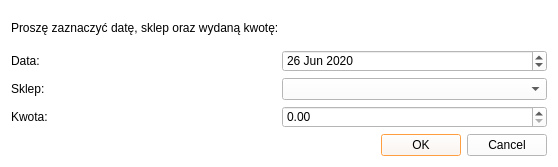
<?xml version="1.0" encoding="UTF-8"?>
<ui version="4.0">
 <class>Dialog</class>
 <widget class="QDialog" name="Dialog">
  <property name="geometry">
   <rect>
    <x>0</x>
    <y>0</y>
    <width>558</width>
    <height>167</height>
   </rect>
  </property>
  <property name="windowTitle">
   <string>Dialog</string>
  </property>
  <property name="styleSheet">
   <string notr="true">background-color: rgb(255, 255, 255);
selection-background-color: rgb(245, 121, 0);</string>
  </property>
  <layout class="QVBoxLayout" name="verticalLayout">
   <item>
    <widget class="QLabel" name="label_3">
     <property name="text">
      <string>Proszę zaznaczyć datę, sklep oraz wydaną kwotę:</string>
     </property>
     <property name="buddy">
      <cstring>label_3</cstring>
     </property>
    </widget>
   </item>
   <item>
    <layout class="QHBoxLayout" name="horizontalLayout">
     <item>
      <widget class="QLabel" name="label_4">
       <property name="text">
        <string>Data:</string>
       </property>
      </widget>
     </item>
     <item>
      <widget class="QDateEdit" name="dateEdit">
       <property name="date">
        <date>
         <year>2020</year>
         <month>6</month>
         <day>26</day>
        </date>
       </property>
      </widget>
     </item>
    </layout>
   </item>
   <item>
    <layout class="QHBoxLayout" name="horizontalLayout_3">
     <item>
      <widget class="QLabel" name="label_2">
       <property name="text">
        <string>Sklep:</string>
       </property>
      </widget>
     </item>
     <item>
      <widget class="QComboBox" name="comboBox"/>
     </item>
    </layout>
   </item>
   <item>
    <layout class="QHBoxLayout" name="horizontalLayout_4">
     <item>
      <widget class="QLabel" name="label">
       <property name="text">
        <string>Kwota:</string>
       </property>
      </widget>
     </item>
     <item>
      <widget class="QDoubleSpinBox" name="doubleSpinBox">
       <property name="maximum">
        <double>10000000000000000905969664.000000000000000</double>
       </property>
      </widget>
     </item>
    </layout>
   </item>
   <item>
    <layout class="QHBoxLayout" name="horizontalLayout_2">
     <item>
      <spacer name="horizontalSpacer">
       <property name="orientation">
        <enum>Qt::Horizontal</enum>
       </property>
       <property name="sizeHint" stdset="0">
        <size>
         <width>208</width>
         <height>20</height>
        </size>
       </property>
      </spacer>
     </item>
     <item>
      <widget class="QDialogButtonBox" name="buttonBox">
       <property name="styleSheet">
        <string notr="true"/>
       </property>
       <property name="standardButtons">
        <set>QDialogButtonBox::Cancel|QDialogButtonBox::Ok</set>
       </property>
      </widget>
     </item>
    </layout>
   </item>
  </layout>
 </widget>
 <resources/>
 <connections/>
</ui>
